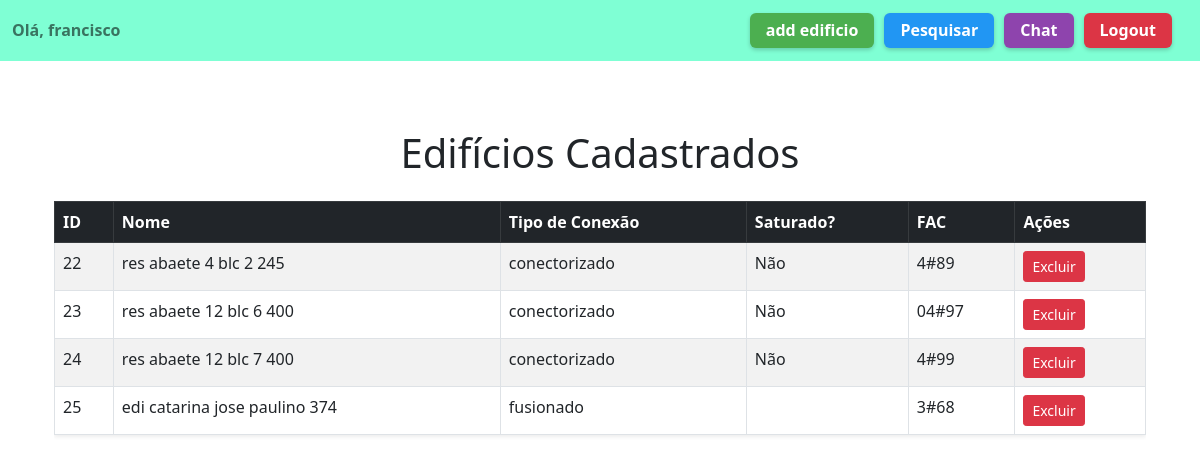
Page /edificios/ (signed in) on the earlier database version.
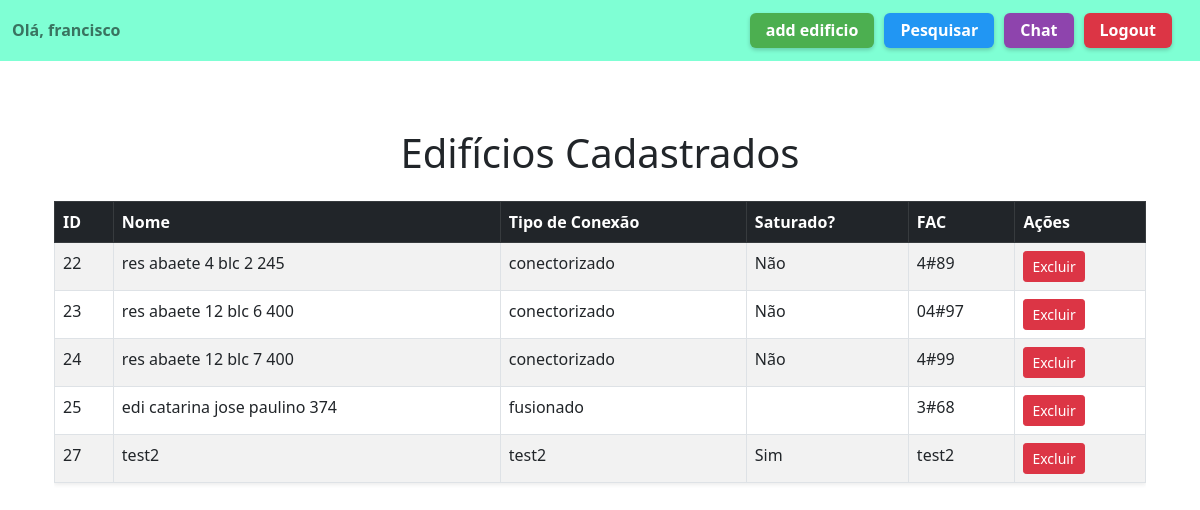
Same page on the later database version.
### app_cad_edificios/models.py (models this page shows)
class Edificio(models.Model):
    id_edificio = models.AutoField(primary_key=True)
    nome = models.TextField(max_length=255)
    tipo = models.TextField(max_length=255)
    saturado = models.TextField(max_length=255)
    fac = models.TextField(max_length=255)

### app_cad_edificios/views.py (the view, shortened to what this page needs)
# urls.py: path('edificios/', views.edificios, name='listagem_edificios'),
@login_required
@never_cache
def edificios(request):
    edificios_list = Edificio.objects.all()
    context = {
        'edificios': edificios_list
    }
    return render(request, 'edificios/edificios.html', context)

### app_cad_edificios/templates/edificios/edificios.html (shortened to what this page needs)
{% extends 'edificios/base.html' %}
{% block conteudo %}
    <div class="container mt-5">
        <h1 class="text-center mb-4">Edifícios Cadastrados</h1>
        <div class="table-responsive">
            <table class="table table-bordered table-striped table-hover shadow-sm">
                <thead class="table-dark">
                    <tr>
                        <th>ID</th>
                        <th>Nome</th>
                        <th>Tipo de Conexão</th>
                        <th>Saturado?</th>
                        <th>FAC</th>
                        <th>Ações</th> </tr>
                </thead>
                <tbody>
                    {% for edificio in edificios %}
                    <tr>
                        <td>{{ edificio.id_edificio }}</td>
                        <td>{{ edificio.nome }}</td>
                        <td>{{ edificio.tipo }}</td>
                        <td>{{ edificio.saturado }}</td>
                        <td>{{ edificio.fac }}</td>
                        <td>
                            <form method="post" action="{% url 'apagar_edificio' id_edificio=edificio.id_edificio %}">
                                <button type="submit" class="btn btn-danger btn-sm" onclick="return confirm('Tem certeza que deseja apagar este edifício?')">
                                    Excluir
                                </button>
                            </form>
                        </td>
                    </tr>
                    {% empty %}
                        <tr><td colspan="6" class="text-center">Nenhum edifício cadastrado.</td></tr>
                    {% endfor %}
                </tbody>
            </table>
        </div>
    </div>
{% endblock %}

### app_cad_edificios/templates/edificios/base.html (shortened to what this page needs)
<!doctype html>
<html lang="pt-br">
<head>
    <link href="https://cdn.jsdelivr.net/npm/bootstrap@5.0.2/dist/css/bootstrap.min.css" rel="stylesheet">
</head>
<body>
    <nav style="background-color: aquamarine !important;" class="navbar navbar-light bg-light">
        <div class="container-fluid">
            <span class="navbar-brand mb-0 h1">
                <span class="navbar-text">Olá, {{ user.username }}</span>
                <span id="linksContainer">
                    <a class="nav-link-button nav-link-add" href="{% url 'home' %}">add edificio</a>
                    <a class="nav-link-button nav-link-search" href="http://127.0.0.1:8000/pesquisa/">Pesquisar</a>
                    <a class="nav-link-button nav-link-chat" href="{% url 'chat_usuario' %}">Chat</a>
                    <a class="logout-button" href="{% url 'logout' %}">Logout</a>
                </span>
            </span>
        </div>
    </nav>
    <div class="container">
        {% block conteudo %}
        {% endblock %}
    </div>
</body>
</html>

### app_cad_edificios/templates/edificios/base.html (style rules this page uses)
body { margin: 0; padding: 0; }
.navbar { margin-bottom: 0; }
.container { padding-top: 10px; padding-bottom: 0; }
.nav-link-button { display: inline-flex; align-items: center; justify-content: center; padding: 0.5rem 1rem; border-radius: 0.375rem; font-weight: 600; color: white; text-decoration: none; transition: background-color 0.3s ease; box-shadow: 0 2px 4px rgba(0, 0, 0, 0.2); border: none; font-size: 1rem; cursor: pointer; }
.nav-link-add { background-color: #4CAF50; }
.nav-link-search { background-color: #2196F3; }
.nav-link-chat { background-color: #8e44ad; }
.navbar-text { color: black; font-size: 1rem; font-weight: bold; margin-right: 0; }
.navbar-brand { display: flex; align-items: center; justify-content: space-between; width: 100%; }
#linksContainer { display: flex; align-items: center; }
#linksContainer a { margin-left: 10px; }
.logout-button { margin-left: 10px; padding: 0.5rem 1rem; border-radius: 0.375rem; font-weight: 600; color: white; background-color: #dc3545; text-decoration: none; transition: background-color 0.3s ease; box-shadow: 0 2px 4px rgba(0, 0, 0, 0.2); border: none; font-size: 1rem; cursor: pointer; }

Differences in the rows shown:
added Edificio: id_edificio "27", nome "test2", tipo "test2", saturado "Sim", fac "test2"
